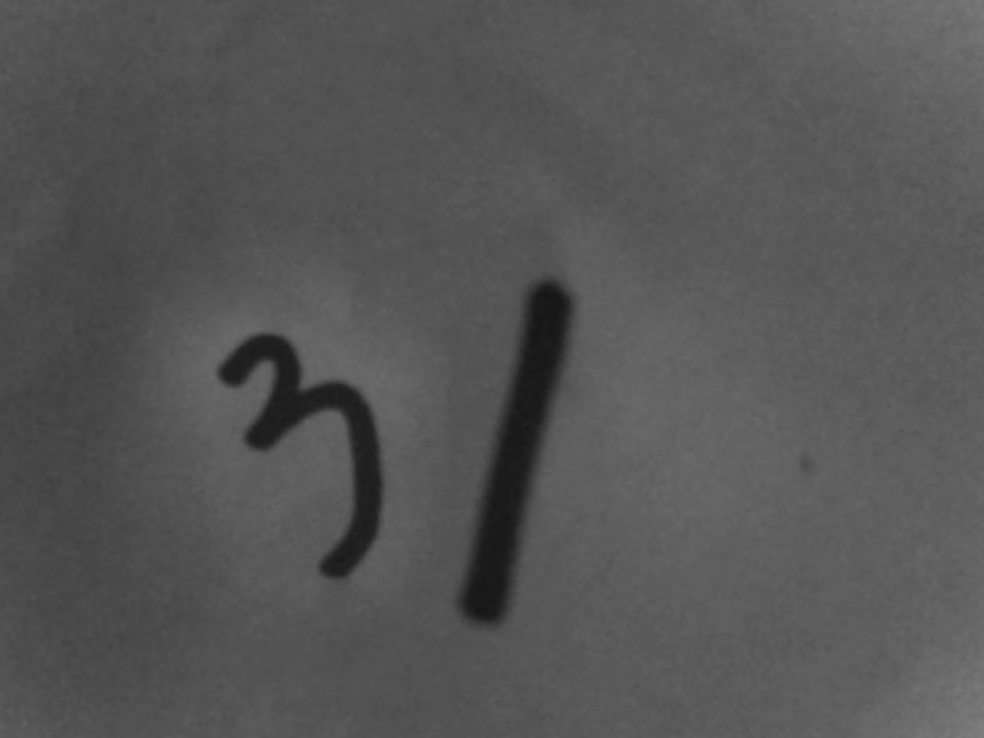
#> input picture 图像认知与OpenCV/19.图像轮廓特征查找/picture.png, 984 x 738 px
$ python '02.最小外接矩阵.py'
#> lines starting #> are read from the running program, lines starting #| are printed output that depends on the picture; after the words box and inside, x2 and y2 are one past the last pixel; in counts of white or black regions, pixels touching at a corner belong together
# 导入OpenCV库
import cv2
import numpy as np

# 1. 读取图片
image_np = cv2.imread('./picture.png')
#> image_np is the input picture: shape (738, 984, 3); min 20, max 126, mean 85.3

# 复制出一张图片，专门用来绘制轮廓
image_contour = image_np.copy()

# 2. 灰度化图片
image_gray = cv2.cvtColor(image_np, cv2.COLOR_BGR2GRAY)

# 3. 二值化图像
ret, image_binary = cv2.threshold(image_gray, 127, 255, cv2.THRESH_OTSU + cv2.THRESH_BINARY_INV)
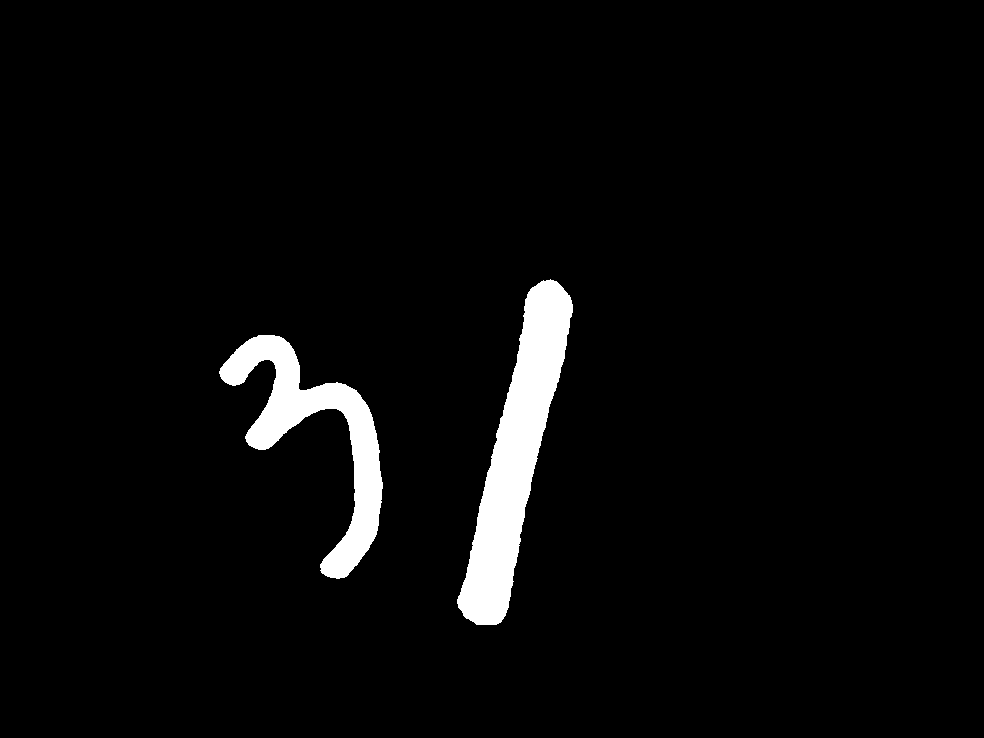
#> image_binary: shape (738, 984); 3.7% white; 2 white regions
#> ret = 61

# 4. 寻找轮廓
contours, hierarchy = cv2.findContours(image_binary, cv2.RETR_EXTERNAL, cv2.CHAIN_APPROX_SIMPLE)
#> contours = 2 contours; box (x1, y1, x2, y2) and area: (457, 279, 573, 625) 15446, (219, 335, 383, 579) 10846

# 5. 绘制轮廓
cv2.drawContours(image_contour, contours, -1, (0, 0, 255), 2)
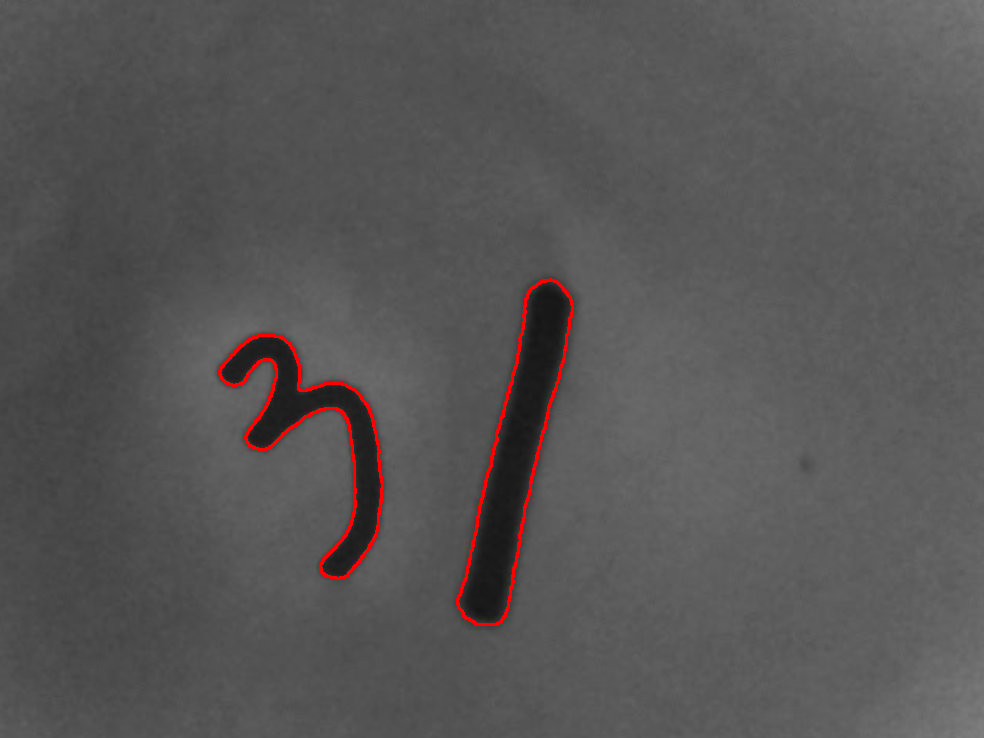
#> image_contour: shape (738, 984, 3); 0.77% of pixels changed, all inside (x1, y1, x2, y2) = (218, 278, 574, 626)

# 6. 寻找最小外接矩形
# 注意：cv2.minAreaRect 只能一个一个轮廓的去返回结果
for cnt in contours:
    # cv2.minAreaRect 返回的是 角度、矩形中心、矩形的宽和高
    rect = cv2.minAreaRect(cnt)
    # 由于rect所包含的信息不能够帮我们直接去绘制旋转矩形
    # 所以需要使用cv2.boxPoints来帮我们获取旋转矩形的四个顶点坐标
    box = np.int64(cv2.boxPoints(rect))
    # 根据四个顶点坐标将最小外接矩形绘制出来
    # cv2.drawContours 的contours参数必须是contours级别的
    # 此时的box是cnt级别的
    cv2.drawContours(image_contour, [box], -1, (255, 0, 0), 2)
#> this loop made 2 passes
#> (rect, box) on passes 1 to 2: (((319.2, 445.1), (122.9, 253.9), -29.79), [[328, 585], [202, 365], [309, 304], [435, 524]]), (((516.7, 452.3), (352.8, 51.51), -77.23), [[502, 630], [452, 618], [530, 274], [580, 285]])
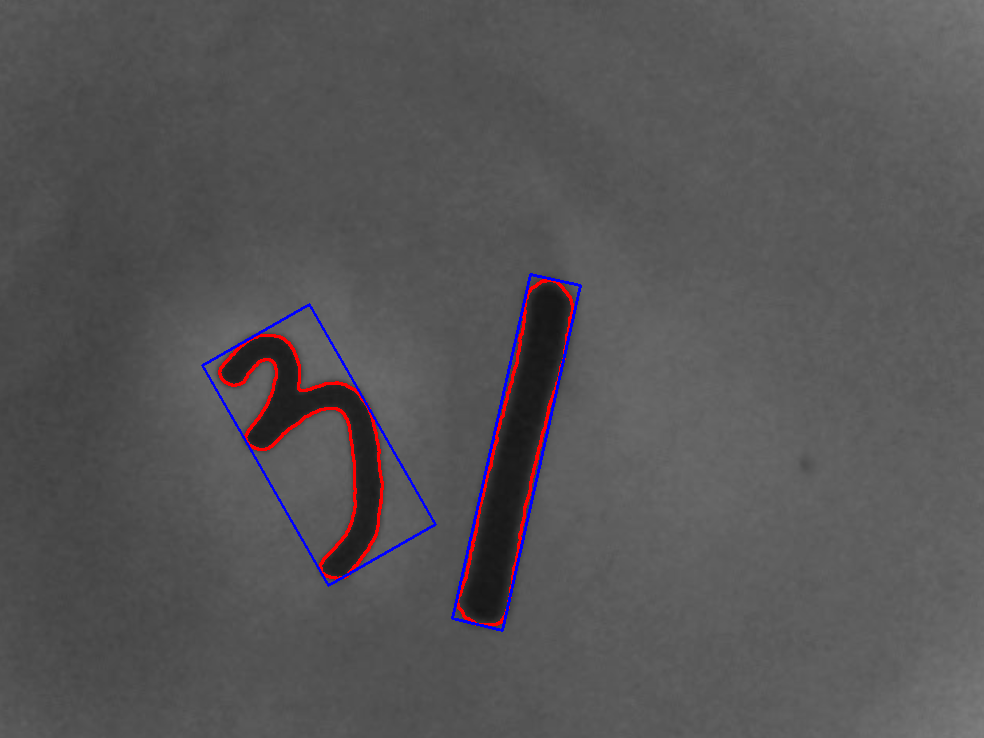
#> image_contour: shape (738, 984, 3); 0.58% of pixels changed, all inside (x1, y1, x2, y2) = (201, 273, 582, 632)

# 7. 结果显示
cv2.imshow('image_np', image_np)
cv2.imshow('image_contour', image_contour)
cv2.waitKey(0)
